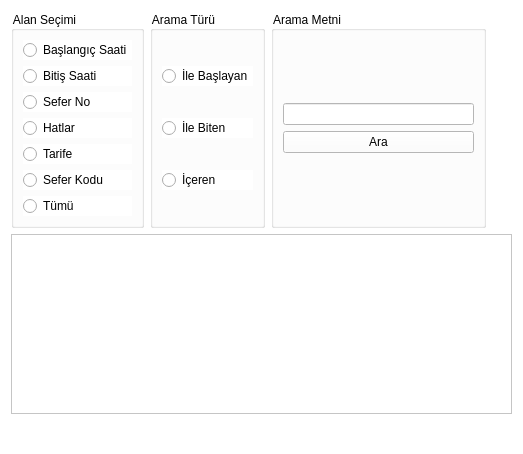
<?xml version="1.0" encoding="UTF-8"?>
<ui version="4.0">
 <class>SeferBilgisiListeFormu</class>
 <widget class="QWidget" name="SeferBilgisiListeFormu">
  <property name="geometry">
   <rect>
    <x>0</x>
    <y>0</y>
    <width>523</width>
    <height>454</height>
   </rect>
  </property>
  <property name="windowTitle">
   <string>Sefer Sistemi</string>
  </property>
  <property name="windowIcon">
   <iconset resource="../../Kaynaklar.qrc">
    <normaloff>:/Resimler/Resimler/sefer.png</normaloff>:/Resimler/Resimler/sefer.png</iconset>
  </property>
  <property name="styleSheet">
   <string notr="true">background-color: rgb(255, 255, 255);</string>
  </property>
  <layout class="QGridLayout" name="gridLayout">
   <item row="0" column="1">
    <widget class="QGroupBox" name="grpAramaturu">
     <property name="title">
      <string>Arama Türü</string>
     </property>
     <layout class="QVBoxLayout" name="verticalLayout">
      <item>
       <widget class="QRadioButton" name="rbIleBaslayan">
        <property name="text">
         <string>İle Başlayan</string>
        </property>
       </widget>
      </item>
      <item>
       <widget class="QRadioButton" name="rbIleBiten">
        <property name="text">
         <string>İle Biten</string>
        </property>
       </widget>
      </item>
      <item>
       <widget class="QRadioButton" name="rbIceren">
        <property name="text">
         <string>İçeren</string>
        </property>
       </widget>
      </item>
     </layout>
    </widget>
   </item>
   <item row="2" column="3">
    <spacer name="verticalSpacer">
     <property name="orientation">
      <enum>Qt::Vertical</enum>
     </property>
     <property name="sizeHint" stdset="0">
      <size>
       <width>20</width>
       <height>40</height>
      </size>
     </property>
    </spacer>
   </item>
   <item row="0" column="0">
    <widget class="QGroupBox" name="grpAlanSecimi">
     <property name="title">
      <string>Alan Seçimi</string>
     </property>
     <layout class="QVBoxLayout" name="verticalLayout_2">
      <item>
       <widget class="QRadioButton" name="rbBaslangicSaati">
        <property name="text">
         <string>Başlangıç Saati</string>
        </property>
       </widget>
      </item>
      <item>
       <widget class="QRadioButton" name="rbBitisSaati">
        <property name="text">
         <string>Bitiş Saati</string>
        </property>
       </widget>
      </item>
      <item>
       <widget class="QRadioButton" name="rbSeferNo">
        <property name="text">
         <string>Sefer No</string>
        </property>
       </widget>
      </item>
      <item>
       <widget class="QRadioButton" name="rbHatlar">
        <property name="text">
         <string>Hatlar</string>
        </property>
       </widget>
      </item>
      <item>
       <widget class="QRadioButton" name="rbTarife">
        <property name="text">
         <string>Tarife</string>
        </property>
       </widget>
      </item>
      <item>
       <widget class="QRadioButton" name="rbSeferKodu">
        <property name="text">
         <string>Sefer Kodu</string>
        </property>
       </widget>
      </item>
      <item>
       <widget class="QRadioButton" name="rbTumu">
        <property name="text">
         <string>Tümü</string>
        </property>
       </widget>
      </item>
     </layout>
    </widget>
   </item>
   <item row="1" column="0" colspan="4">
    <widget class="QTableWidget" name="tblSeferBilgisiListesi"/>
   </item>
   <item row="0" column="2">
    <widget class="QGroupBox" name="grpAramaMetni">
     <property name="title">
      <string>Arama Metni</string>
     </property>
     <layout class="QGridLayout" name="gridLayout_2">
      <item row="0" column="0">
       <layout class="QVBoxLayout" name="verticalLayout_3">
        <item>
         <widget class="QLineEdit" name="leArama"/>
        </item>
        <item>
         <widget class="QPushButton" name="pbArama">
          <property name="text">
           <string>Ara</string>
          </property>
          <property name="icon">
           <iconset resource="../../Kaynaklar.qrc">
            <normaloff>:/Resimler/Resimler/buyutec.png</normaloff>:/Resimler/Resimler/buyutec.png</iconset>
          </property>
         </widget>
        </item>
       </layout>
      </item>
     </layout>
    </widget>
   </item>
  </layout>
 </widget>
 <tabstops>
  <tabstop>rbBitisSaati</tabstop>
  <tabstop>rbSeferNo</tabstop>
  <tabstop>rbSeferKodu</tabstop>
  <tabstop>rbHatlar</tabstop>
  <tabstop>leArama</tabstop>
  <tabstop>pbArama</tabstop>
  <tabstop>tblSeferBilgisiListesi</tabstop>
 </tabstops>
 <resources>
  <include location="../../Kaynaklar.qrc"/>
 </resources>
 <connections>
  <connection>
   <sender>leArama</sender>
   <signal>textChanged(QString)</signal>
   <receiver>pbArama</receiver>
   <slot>click()</slot>
   <hints>
    <hint type="sourcelabel">
     <x>397</x>
     <y>231</y>
    </hint>
    <hint type="destinationlabel">
     <x>411</x>
     <y>232</y>
    </hint>
   </hints>
  </connection>
 </connections>
</ui>
